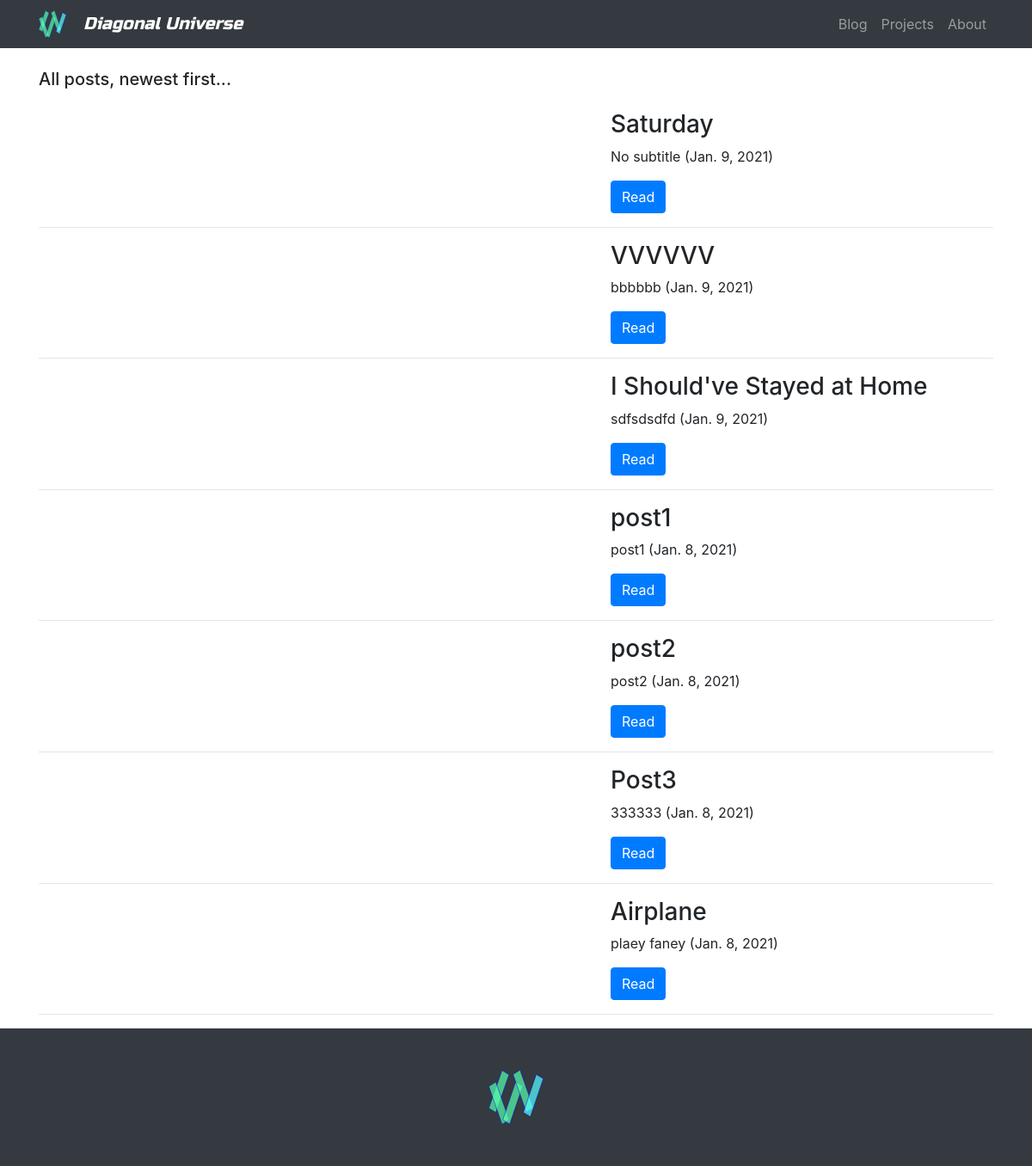
/post_list/all_new_to_old/, run on the app's committed database.
### post/models.py (models this page shows)
class Post(models.Model):
    TECH = 'Tech'
    TUTORIALS = 'Tutorials'
    PROJECTS = 'Projects'
    COMPUTING = 'Computing'
    CULTURE = 'Culture'
    THOUGHTS = 'Thoughts'
    CATEGORYS = (
        (TECH, 'Tech'),
        (TUTORIALS, 'Tutorials'),
        (PROJECTS, 'Projects'),
        (COMPUTING, 'Computing'),
        (CULTURE, 'Culture'),
        (THOUGHTS, 'Thoughts'),
    )
    title = models.CharField(max_length=100)
    slug = models.SlugField(max_length=100, default="None")
    topImage = models.CharField(max_length=100, default="No image")
    subtitle = models.TextField(max_length=300, default="No subtitle")
    category = models.CharField(max_length=20, choices=CATEGORYS, default=TECH)
    date = models.DateField(default=datetime.now)
    text1 = models.TextField(max_length=7000, default="No text")
    text2 = models.TextField(max_length=7000, default="No text")
    video = models.CharField(max_length=100, default="No video for this post")

### post/views.py (the view)
# urls.py: path("post_list/<cat>/", views.post_list, name="post_list"),
def post_list(request, cat):
    if cat == 'Projects':
        title = "Some of the projects I have worked on..."
    else:
        title = "Listing posts in the category: " + cat
    if cat == 'all_new_to_old':
        postList = Post.objects.all().order_by('-date')
        title = "All posts, newest first..."
    elif cat == 'all_old_to_new':
        postList = Post.objects.all().order_by('date')
        title = "All posts, oldest first..."
    else:
        postList = Post.objects.filter(category = cat)
    return render(request, "post/post_list.html", {'postList': postList, 'title': title})

### post/templates/post/post_list.html (shortened to what this page needs)
{% extends 'base.html' %}
{% block post_list %}
<div class="container">
    <h5 class="my-4">{{ title }}</h5>
    {% for post in postList %}
    <div class="row">
        <div class="col-md-7">
        </div>
        <div class="col-md-5">
            <h3>{{ post.title }}</h3>
            <p>{{ post.subtitle }} ({{ post.date }})</p>
            <a class="btn btn-primary" href="{% url 'view_post' slug=post.slug %}">Read</a>
        </div>
    </div>
    <hr>
    {% endfor %}
</div>
{% endblock %}

### static/css/blog-post.css (style rules this page uses)
body { padding-top: 56px; }

### data on the page
Post: title "Saturday", subtitle "No subtitle", date "Jan. 9, 2021"
Post: title "VVVVVV", subtitle "bbbbbb", date "Jan. 9, 2021"
Post: title "I Should've Stayed at Home", subtitle "sdfsdsdfd", date "Jan. 9, 2021"
Post: title "post1", subtitle "post1", date "Jan. 8, 2021"
Post: title "post2", subtitle "post2", date "Jan. 8, 2021"
Post: title "Post3", subtitle "333333", date "Jan. 8, 2021"
Post: title "Airplane", subtitle "plaey faney", date "Jan. 8, 2021"

### other printed values
{{ title }} "All posts, newest first..."
